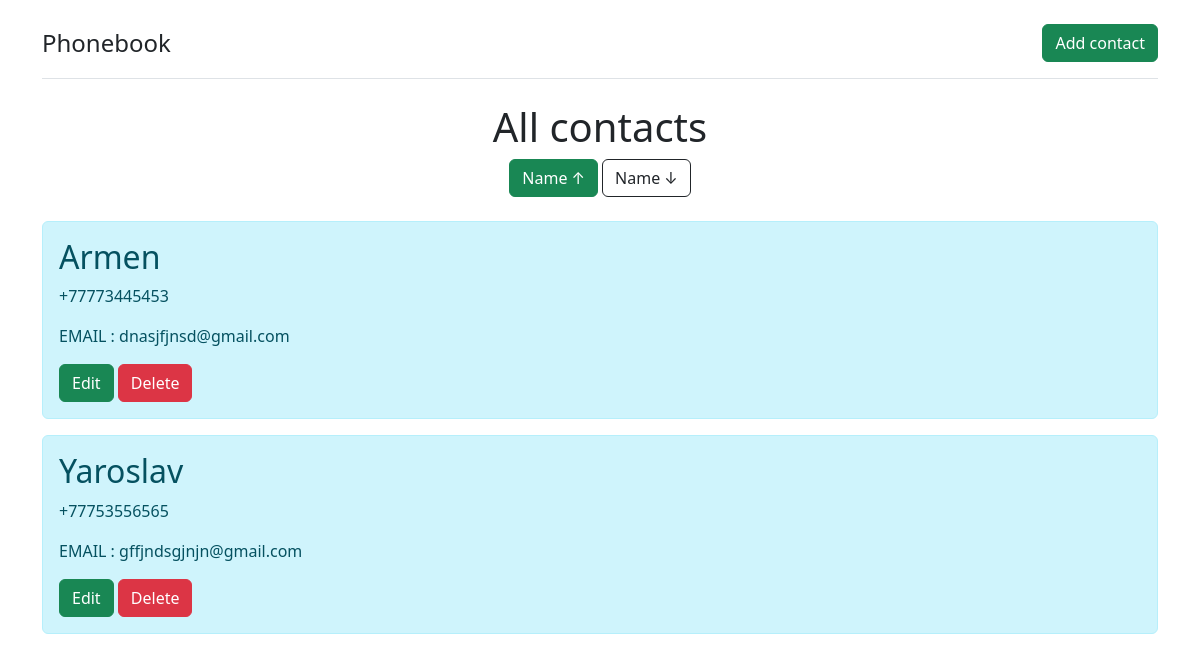
The page /nameup on the database its author committed.
### contacts/models.py (models this page shows, shortened)
class Contact(models.Model):
    name = models.CharField(max_length=32, null=False)
    phone_number = models.CharField(max_length=32, null=False)
    email = models.EmailField(max_length=64)
    class Meta:
        verbose_name = 'Contact'
        verbose_name_plural = 'Contacts'

### contacts/views.py (the view)
# urls.py: path('nameup', NameUp.as_view()),
class NameUp(View):
    def get(self, request):
        contacts = Contact.objects.all().order_by('name')
        buttons = ['btn btn-success', 'btn btn-outline-dark']
        data = {'contacts': contacts, 'buttons': buttons}
        return render(request, 'main.html', data)

### templates/main.html (shortened to what this page needs)
{% extends 'index.html' %}
{% block body %}
    {% if contacts|length > 0 %}
        <div class="container d-flex justify-content-center">
            <h1>All contacts</h1>
        </div>
        <div class="container d-flex justify-content-center">
            <form action="">
                <a href="nameup" class="{{ buttons.0 }}">Name ↑</a>
                <a href="namedown" class="{{ buttons.1 }}">Name ↓</a>
            </form>
        </div>
        <div class="container">
            <br>
            {% for contact in contacts %}
            <div class="alert alert-info">
                <h2>{{ contact.name }}</h2>
                <p>{{ contact.phone_number }}</p>
                <p>EMAIL : {{ contact.email }}</p>
                <a href="/{{ contact.id }}/edit" class="btn btn-success">Edit</a>
                <a href="/{{ contact.id }}/delete" class="btn btn-danger">Delete</a>
            </div>
            {% endfor %}
        </div>
    {% else %}
        <div class="container d-flex justify-content-center">
            <h1>Your phonebook is empty :(</h1>
        </div>
    {% endif %}
{% endblock %}

### rows shown on the page
Contact: name "Armen", phone_number "+77773445453", email "dnasjfjnsd@gmail.com"
Contact: name "Yaroslav", phone_number "+77753556565", email "gffjndsgjnjn@gmail.com"
